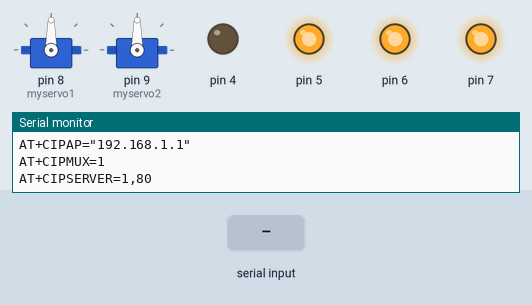
Bench run of a sketch on a simulated Arduino Uno, built with avr-gcc and run on an emulated ATmega328P. Parts: 2 × servo, output pins drawn as LEDs (lit = HIGH), the last lines printed to the serial monitor. The inputs (shaded band) are chosen by the test bench.

Above: at 14.4 s.
14.5 s: "moto" received over Serial
17.5 s: "ssid" received over Serial
At 20.3 s:
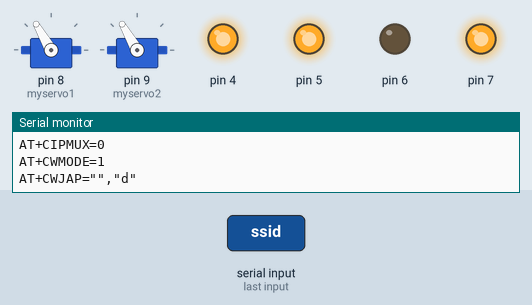
20.5 s: "GOT" received over Serial
At 22.0 s:
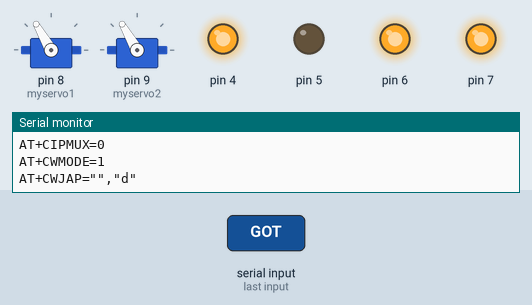
22.4 s: "moto" received over Serial
25.4 s: "FAIL" received over Serial
At 27.7 s:
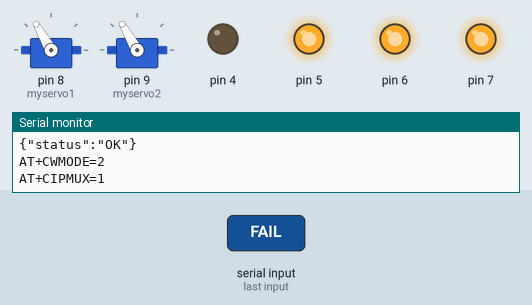
Timing chart, 0 to 67.8 s (numbered marks = the images above; inputs shaded):
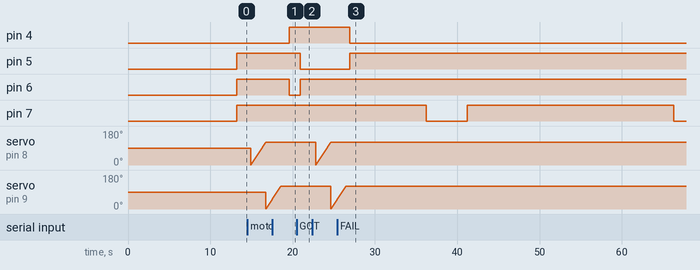

The sketch:

UNO_2Servo_2.ino
```cpp
#include <Servo.h>

#define connectserver "AT+CIPSTART=\"TCP\",\"192.168.125.153\",2000"
#define Reset "AT+RST\r\n"
#define changemode "AT+CWMODE=2\r\n"
#define setip "AT+CIPAP=\"192.168.1.1\"\r\n"
#define multiconnect "AT+CIPMUX=1\r\n"
#define creatserver "AT+CIPSERVER=1,80\r\n"
#define connecting "AT+CWJAP="
#define getipaddress "AT+CIFSR"
#define senddata "AT+CIPSEND="
#define connectserver "AT+CIPSTART=\"TCP\",\"192.168.43.238\",2000"
#define senddata "AT+CIPSEND="


Servo myservo1;
Servo myservo2;
int pos = 0;
String command = "";
String ssid="";
String pass="";
int timer = 1400;

void setup() {
  myservo1.attach(8);
  myservo2.attach(9);
  pinMode(4,OUTPUT);
  pinMode(5,OUTPUT);
  pinMode(6,OUTPUT);
  pinMode(7,OUTPUT);
  // put you\r setup code here, to run once:
  Serial.begin(115200);
  delay(200);
  Serial.print(Reset);
  delay(4000);
  Serial.print(changemode);
  delay(2000);
  Serial.print(setip);
  delay(2000);
  Serial.print(multiconnect);
  delay(3000);
  Serial.print(creatserver);
  //Serial.print(getipaddress);
  delay(2000);
  digitalWrite(4,0);
  digitalWrite(5,1);
  digitalWrite(6,1);
  digitalWrite(7,1);
}

void loop() {
    //--------------------------------------------------------------
  if (Serial.available() > 0) {
    String com = "";
    while (Serial.available())
    {
      char c = Serial.read();
      com += (char)c;
    }
    delay(300);
    if(com.indexOf("+IPD,")){
      delay(100);
    //sample request 192.168.1.1/ssidIrancell-Z6000passfaez22338510
      if(com.indexOf("ssid") != -1){
        //digitalWrite(7,1);
        Serial.print("AT+CIPSERVER=0\r\n");
        delay(100);
        Serial.print("AT+CIPMUX=0\r\n");
        delay(200);
        Serial.print("AT+CWMODE=1\r\n");
        delay(200);
        int sid =  com.lastIndexOf("ssid");
        int pas =  com.lastIndexOf("pass");
        int http = com.indexOf("HTTP");
        int len =  com.length();

        ssid=com.substring(sid+4, pas);
        pass= com.substring(pas+4, http-1);
        //ChangeSSID = true;
        String ConnectCommand="";
        ConnectCommand += connecting;
        ConnectCommand += "\"" + ssid + "\",\"" + pass + "\"\r\n";

        ConnectCommand.replace("%20", " ");

        Serial.print(ConnectCommand);
        digitalWrite(4,1);
        digitalWrite(5,1);
        digitalWrite(6,0);
        delay(100);
        //ChangeSSID = false;

      }
      else if(com.indexOf("moto") != -1){
//        myservo1.write(0);
//        delay(200);
//        myservo2.write(0);
        for (pos = 0; pos <= 120; pos += 1) { // goes from 0 degrees to 180 degrees
          myservo1.write(pos);              // tell servo to go to position in variable 'pos'
          delay(15);                       // waits 15ms for the servo to reach the position
        }
        for (pos = 0; pos <= 120; pos += 1) { // goes from 0 degrees to 180 degrees
          myservo2.write(pos);              // tell servo to go to position in variable 'pos'
          delay(15);                       // waits 15ms for the servo to reach the position
        }
        String Message = "{\"status\":\"OK\"}";
        String lenght = senddata;
        lenght += Message.length();
        Serial.println(lenght);
        delay(100);
        Serial.println(Message);
      }
      else if(com.indexOf("FAIL") != -1){
        digitalWrite(4,0);
        digitalWrite(5,1);
        digitalWrite(6,1);
        Serial.print("AT+CWMODE=2\r\n");
        delay(200);
        Serial.print(multiconnect);
        delay(1500);
        Serial.print(creatserver);
        delay(200);
      }
      else if(com.indexOf("GOT") != -1){
        digitalWrite(4,1);
        digitalWrite(5,0);
        digitalWrite(6,1);
      }
    }
  }
  //--------------------------------------------------------------
  if (timer == 2500) {
      Serial.println(connectserver);
      digitalWrite(7,0);
  }
    //-------------------------------------------------------------
    delay(10);
    if(timer++ == 3000){
      timer = 0;
      digitalWrite(7,1);
    }
    //digitalWrite(10,1);
}
```

Measured:
- after the input at 17.5 s, pin 4: LOW → HIGH after 2.1 s; pin 6: HIGH → LOW after 2.1 s
- after the input at 20.5 s, pin 5: HIGH → LOW after 0.41 s; pin 6: LOW → HIGH after 0.41 s
- after the input at 25.4 s, pin 4: HIGH → LOW after 1.6 s; pin 5: LOW → HIGH after 1.6 s
